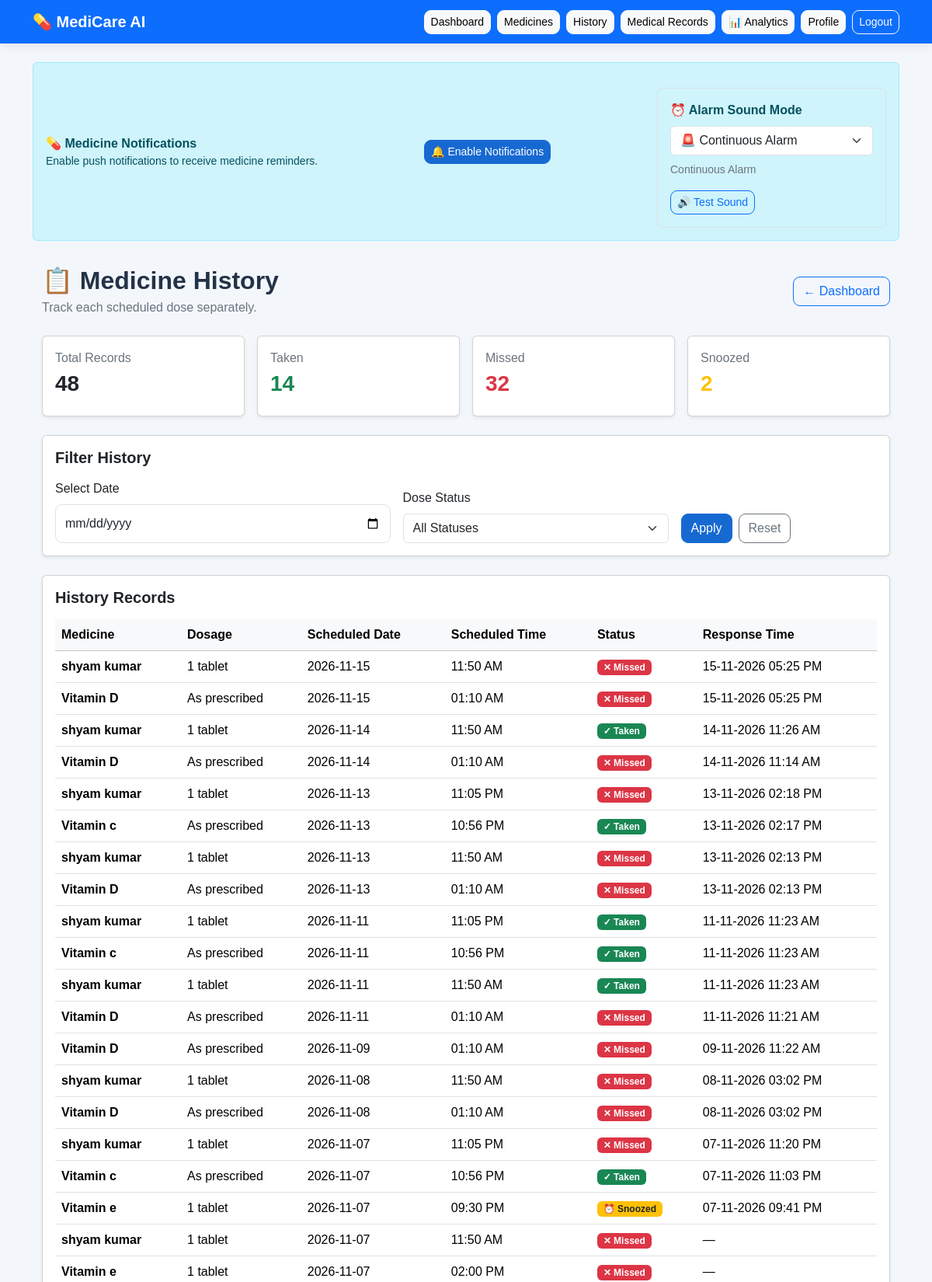
The page /history (signed in, upper part) on the database its author committed.
### app.py (models this page shows)
class DoseEvent(db.Model):
    __tablename__ = "dose_event"
    id = db.Column(db.Integer, primary_key=True)
    schedule_id = db.Column(
        db.Integer,
        db.ForeignKey("medicine_schedule.id"),
        nullable=False,
        index=True,
    )
    scheduled_date = db.Column(db.String(10), nullable=False, index=True)
    status = db.Column(db.String(20), nullable=False, default="pending")
    response_time = db.Column(db.DateTime)
    legacy_log_id = db.Column(db.Integer, unique=True, nullable=True)
    __table_args__ = (
        db.UniqueConstraint(
            "schedule_id",
            "scheduled_date",
            name="unique_schedule_daily_event",
        ),
    )

class Medicine(db.Model):
    id = db.Column(db.Integer, primary_key=True)
    name = db.Column(db.String(120), nullable=False)
    dosage = db.Column(db.String(100), nullable=False)
    scheduled_time = db.Column(db.String(5), nullable=False)
    instructions = db.Column(db.String(300))
    stock_quantity = db.Column(db.Integer, nullable=False, default=0)
    active = db.Column(db.Boolean, default=True, nullable=False)
    user_id = db.Column(
        db.Integer,
        db.ForeignKey("user.id"),
        nullable=False,
        index=True,
    )
    created_at = db.Column(db.DateTime, default=datetime.utcnow)
    dose_logs = db.relationship(
        "DoseLog",
        backref="medicine",
        lazy=True,
        cascade="all, delete-orphan",
    )
    schedules = db.relationship(
        "MedicineSchedule",
        backref="medicine",
        lazy=True,
        cascade="all, delete-orphan",
    )

class MedicineSchedule(db.Model):
    __tablename__ = "medicine_schedule"
    id = db.Column(db.Integer, primary_key=True)
    medicine_id = db.Column(
        db.Integer,
        db.ForeignKey("medicine.id"),
        nullable=False,
        index=True,
    )
    scheduled_time = db.Column(db.String(5), nullable=False)
    active = db.Column(db.Boolean, default=True, nullable=False)
    created_at = db.Column(db.DateTime, default=datetime.utcnow)
    events = db.relationship(
        "DoseEvent",
        backref="schedule",
        lazy=True,
        cascade="all, delete-orphan",
    )
    __table_args__ = (
        db.UniqueConstraint(
            "medicine_id",
            "scheduled_time",
            name="unique_medicine_schedule_time",
        ),
    )

### app.py (the view, shortened to what this page needs)
@app.route("/history")
@login_required
def medicine_history():
    mark_overdue_doses(current_user.id)
    selected_date = request.args.get("date", "").strip()
    selected_status = request.args.get("status", "").strip().lower()
    valid_statuses = {"taken", "missed", "snoozed", "pending"}
    if selected_status not in valid_statuses:
        selected_status = ""
    query = (
        DoseEvent.query
        .join(MedicineSchedule)
        .join(Medicine)
        .filter(Medicine.user_id == current_user.id)
    )
    if selected_date:
        query = query.filter(
            DoseEvent.scheduled_date == selected_date
        )
    if selected_status:
        query = query.filter(
            DoseEvent.status == selected_status
        )
    history = query.order_by(
        DoseEvent.scheduled_date.desc(),
        DoseEvent.response_time.desc(),
        DoseEvent.id.desc()
    ).all()
    taken_count = sum(log.status == "taken" for log in history)
    missed_count = sum(log.status == "missed" for log in history)
    snoozed_count = sum(log.status == "snoozed" for log in history)
    return render_template(
        "history.html",
        history=history,
        selected_date=selected_date,
        selected_status=selected_status,
        taken_count=taken_count,
        missed_count=missed_count,
        snoozed_count=snoozed_count,
        total_count=len(history)
    )

### app.py (called while the page is built)
@app.template_filter("time12")
def time12(value):
    if not value:
        return "Not set"
    try:
        return datetime.strptime(
            str(value), "%H:%M"
        ).strftime("%I:%M %p")
    except ValueError:
        return str(value)

@login_manager.user_loader
def load_user(user_id):
    try:
        return db.session.get(User, int(user_id))
    except (ValueError, TypeError):
        return None

### templates/history.html (shortened to what this page needs)
{% extends "base.html" %}
{% block content %}
<div class="container py-3">
    <div class="d-flex justify-content-between align-items-center flex-wrap gap-2 mb-4">
        <div>
            <h2 class="fw-bold mb-1">📋 Medicine History</h2>
            <p class="text-secondary mb-0">
                Track each scheduled dose separately.
            </p>
        </div>
        <a href="{{ url_for('dashboard') }}"
           class="btn btn-outline-primary">
            ← Dashboard
        </a>
    </div>
    <div class="row g-3 mb-4">
        <div class="col-6 col-lg-3">
            <div class="card shadow-sm h-100">
                <div class="card-body">
                    <p class="text-secondary mb-1">Total Records</p>
                    <h3 class="fw-bold">{{ total_count }}</h3>
                </div>
            </div>
        </div>
        <div class="col-6 col-lg-3">
            <div class="card shadow-sm h-100">
                <div class="card-body">
                    <p class="text-secondary mb-1">Taken</p>
                    <h3 class="fw-bold text-success">{{ taken_count }}</h3>
                </div>
            </div>
        </div>
        <div class="col-6 col-lg-3">
            <div class="card shadow-sm h-100">
                <div class="card-body">
                    <p class="text-secondary mb-1">Missed</p>
                    <h3 class="fw-bold text-danger">{{ missed_count }}</h3>
                </div>
            </div>
        </div>
        <div class="col-6 col-lg-3">
            <div class="card shadow-sm h-100">
                <div class="card-body">
                    <p class="text-secondary mb-1">Snoozed</p>
                    <h3 class="fw-bold text-warning">{{ snoozed_count }}</h3>
                </div>
            </div>
        </div>
    </div>
    <div class="card shadow-sm mb-4">
        <div class="card-body">
            <h5 class="fw-bold mb-3">Filter History</h5>
            <form method="GET"
                  action="{{ url_for('medicine_history') }}">
                <div class="row g-3 align-items-end">
                    <div class="col-md-5">
                        <label for="date" class="form-label">
                            Select Date
                        </label>
                        <input
                            type="date"
                            id="date"
                            name="date"
                            class="form-control"
                            value="{{ selected_date }}"
                        >
                    </div>
                    <div class="col-md-4">
                        <label for="status" class="form-label">
                            Dose Status
                        </label>
                        <select
                            id="status"
                            name="status"
                            class="form-select"
                        >
                            <option value="">All Statuses</option>
                        </select>
                    </div>
                    <div class="col-md-3 d-flex gap-2">
                        <button type="submit" class="btn btn-primary">
                            Apply
                        </button>
                        <a href="{{ url_for('medicine_history') }}"
                           class="btn btn-outline-secondary">
                            Reset
                        </a>
                    </div>
                </div>
            </form>
        </div>
    </div>
    <div class="card shadow-sm">
        <div class="card-body">
            <h5 class="fw-bold mb-3">History Records</h5>
            {% if history %}
                <div class="table-responsive">
                    <table class="table table-hover align-middle">
                        <thead class="table-light">
                            <tr>
                                <th>Medicine</th>
                                <th>Dosage</th>
                                <th>Scheduled Date</th>
                                <th>Scheduled Time</th>
                                <th>Status</th>
                                <th>Response Time</th>
                            </tr>
                        </thead>
                        <tbody>
                            {% for log in history %}
                                <tr>
                                    <td class="fw-semibold">
                                        {{ log.schedule.medicine.name }}
                                    </td>
                                    <td>
                                        {{ log.schedule.medicine.dosage }}
                                    </td>
                                    <td>
                                        {{ log.scheduled_date }}
                                    </td>
                                    <td>
                                        {{ log.schedule.scheduled_time|time12 }}
                                    </td>
                                    <td>
                                        {% if log.status == "taken" %}
                                            <span class="badge bg-success">
                                                ✓ Taken
                                            </span>
                                        {% elif log.status == "missed" %}
                                            <span class="badge bg-danger">
                                                ✕ Missed
                                            </span>
                                        {% elif log.status == "snoozed" %}
                                            <span class="badge bg-warning text-dark">
                                                ⏰ Snoozed
                                            </span>
                                        {% else %}
                                            <span class="badge bg-secondary">
                                                {{ log.status|title }}
                                            </span>
                                        {% endif %}
                                    </td>
                                    <td>
                                        {% if log.response_time %}
                                            {{ log.response_time.strftime('%d-%m-%Y %I:%M %p') }}
                                        {% else %}
                                            —
                                        {% endif %}
                                    </td>
                                </tr>
                            {% endfor %}
                        </tbody>
                    </table>
                </div>
            {% endif %}
        </div>
    </div>
</div>
{% endblock %}

### static/css/style.css (style rules this page uses)
body { background: #f3f7fc; min-height: 100vh; font-family: Arial, sans-serif; color: #243247; }
.form-control { padding: 12px; border-radius: 9px; }
.btn { border-radius: 9px; }
.btn-primary { background-color: #1769d2; border-color: #1769d2; }
a { text-decoration: none; }

### rows shown on the page
DoseEvent: schedule.medicine.name "shyam kumar", schedule.medicine.dosage "1 tablet", scheduled_date "2026-11-15", schedule.scheduled_time "11:50 AM", status "✕ Missed", response_time "15-11-2026 05:25 PM"
DoseEvent: schedule.medicine.name "Vitamin D", schedule.medicine.dosage "As prescribed", scheduled_date "2026-11-15", schedule.scheduled_time "01:10 AM", status "✕ Missed", response_time "15-11-2026 05:25 PM"
DoseEvent: schedule.medicine.name "shyam kumar", schedule.medicine.dosage "1 tablet", scheduled_date "2026-11-14", schedule.scheduled_time "11:50 AM", status "✓ Taken", response_time "14-11-2026 11:26 AM"
DoseEvent: schedule.medicine.name "Vitamin D", schedule.medicine.dosage "As prescribed", scheduled_date "2026-11-14", schedule.scheduled_time "01:10 AM", status "✕ Missed", response_time "14-11-2026 11:14 AM"
DoseEvent: schedule.medicine.name "shyam kumar", schedule.medicine.dosage "1 tablet", scheduled_date "2026-11-13", schedule.scheduled_time "11:05 PM", status "✕ Missed", response_time "13-11-2026 02:18 PM"
DoseEvent: schedule.medicine.name "Vitamin c", schedule.medicine.dosage "As prescribed", scheduled_date "2026-11-13", schedule.scheduled_time "10:56 PM", status "✓ Taken", response_time "13-11-2026 02:17 PM"
DoseEvent: schedule.medicine.name "shyam kumar", schedule.medicine.dosage "1 tablet", scheduled_date "2026-11-13", schedule.scheduled_time "11:50 AM", status "✕ Missed", response_time "13-11-2026 02:13 PM"
DoseEvent: schedule.medicine.name "Vitamin D", schedule.medicine.dosage "As prescribed", scheduled_date "2026-11-13", schedule.scheduled_time "01:10 AM", status "✕ Missed", response_time "13-11-2026 02:13 PM"
DoseEvent: schedule.medicine.name "shyam kumar", schedule.medicine.dosage "1 tablet", scheduled_date "2026-11-11", schedule.scheduled_time "11:05 PM", status "✓ Taken", response_time "11-11-2026 11:23 AM"
DoseEvent: schedule.medicine.name "Vitamin c", schedule.medicine.dosage "As prescribed", scheduled_date "2026-11-11", schedule.scheduled_time "10:56 PM", status "✓ Taken", response_time "11-11-2026 11:23 AM"
DoseEvent: schedule.medicine.name "shyam kumar", schedule.medicine.dosage "1 tablet", scheduled_date "2026-11-11", schedule.scheduled_time "11:50 AM", status "✓ Taken", response_time "11-11-2026 11:23 AM"
DoseEvent: schedule.medicine.name "Vitamin D", schedule.medicine.dosage "As prescribed", scheduled_date "2026-11-11", schedule.scheduled_time "01:10 AM", status "✕ Missed", response_time "11-11-2026 11:21 AM"
DoseEvent: schedule.medicine.name "Vitamin D", schedule.medicine.dosage "As prescribed", scheduled_date "2026-11-09", schedule.scheduled_time "01:10 AM", status "✕ Missed", response_time "09-11-2026 11:22 AM"
DoseEvent: schedule.medicine.name "shyam kumar", schedule.medicine.dosage "1 tablet", scheduled_date "2026-11-08", schedule.scheduled_time "11:50 AM", status "✕ Missed", response_time "08-11-2026 03:02 PM"
DoseEvent: schedule.medicine.name "Vitamin D", schedule.medicine.dosage "As prescribed", scheduled_date "2026-11-08", schedule.scheduled_time "01:10 AM", status "✕ Missed", response_time "08-11-2026 03:02 PM"
DoseEvent: schedule.medicine.name "shyam kumar", schedule.medicine.dosage "1 tablet", scheduled_date "2026-11-07", schedule.scheduled_time "11:05 PM", status "✕ Missed", response_time "07-11-2026 11:20 PM"
DoseEvent: schedule.medicine.name "Vitamin c", schedule.medicine.dosage "As prescribed", scheduled_date "2026-11-07", schedule.scheduled_time "10:56 PM", status "✓ Taken", response_time "07-11-2026 11:03 PM"
DoseEvent: schedule.medicine.name "Vitamin e", schedule.medicine.dosage "1 tablet", scheduled_date "2026-11-07", schedule.scheduled_time "09:30 PM", status "⏰ Snoozed", response_time "07-11-2026 09:41 PM"
DoseEvent: schedule.medicine.name "shyam kumar", schedule.medicine.dosage "1 tablet", scheduled_date "2026-11-07", schedule.scheduled_time "11:50 AM", status "✕ Missed"
DoseEvent: schedule.medicine.name "Vitamin e", schedule.medicine.dosage "1 tablet", scheduled_date "2026-11-07", schedule.scheduled_time "02:00 PM", status "✕ Missed"

### other values the page prints
{{ total_count }} "48"
{{ taken_count }} "14"
{{ missed_count }} "32"
{{ snoozed_count }} "2"
